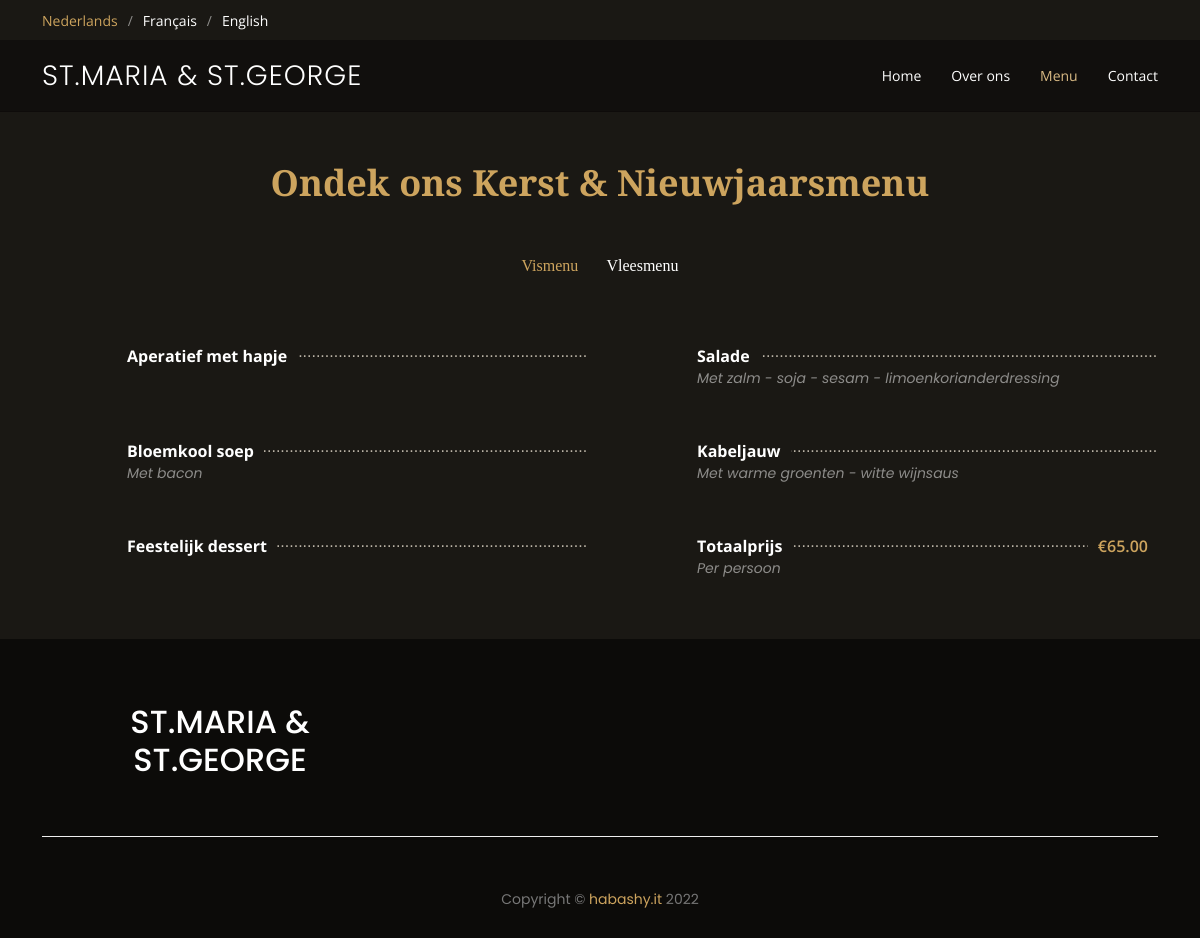
/kerstmenu, run on the app's committed database.
### __init__.py (models this page shows)
class CategoryNLPromo(db.Model):
	cat_id = db.Column(db.Integer, primary_key=True)
	name = db.Column(db.String(250), nullable=False)
	foods = db.relationship("FoodNLPromo", backref="category_nl_promo")

class FoodNLPromo(db.Model):
	id = db.Column(db.Integer, primary_key=True)
	name = db.Column(db.String(250), nullable=False)
	description = db.Column(db.String(250), nullable=True)
	price = db.Column(db.DECIMAL(5, 2), nullable=True)
	cat_id = db.Column(db.Integer, db.ForeignKey("category_nl_promo.cat_id"))

### __init__.py (the view)
@app.route('/kerstmenu')
def kerstmenu_nl():
	return flask.render_template("promoMenuNL.html",
								 all_cat=db.session.query(CategoryNLPromo).all(),
								 food_list=db.session.query(FoodNLPromo))

### templates/promoMenuNL.html (shortened to what this page needs)
<!DOCTYPE html>
<html lang="en">
<head>
    <link rel="stylesheet" type="text/css" href="https://cdn.plyr.io/3.6.8/plyr.css" media="all">
    <link href="../static/assets/vendor/animate.css/animate.min.css" rel="stylesheet">
    <link href="../static/assets/vendor/aos/aos.css" rel="stylesheet">
    <link href="../static/assets/vendor/bootstrap/css/bootstrap.min.css" rel="stylesheet">
    <link href="../static/assets/vendor/bootstrap-icons/bootstrap-icons.css" rel="stylesheet">
    <link href="../static/assets/vendor/boxicons/css/boxicons.min.css" rel="stylesheet">
    <link href="../static/assets/vendor/glightbox/css/glightbox.min.css" rel="stylesheet">
    <link href="../static/assets/vendor/swiper/swiper-bundle.min.css" rel="stylesheet">
    <link href="../static/assets/css/style.css" rel="stylesheet">
<body>
<div id="topbar" class="d-flex align-items-center fixed-top">
    <div class="container d-flex justify-content-center justify-content-md-between">
        <div class="languages d-none d-md-flex align-items-center">
            <ul>
                <li>Nederlands</li>
                <li><a href="{{url_for('fr')}}">Français</a></li>
                <li><a href="{{url_for('eng')}}">English</a></li>
            </ul>
        </div>
    </div>
</div>
<header id="header" class="fixed-top d-flex align-items-center">
    <div class="container-fluid container-xl d-flex align-items-center justify-content-lg-between">
        <h1 class="logo me-auto me-lg-0"><a href="{{url_for('nl')}}">St.Maria & St.George</a></h1>
        <nav id="navbar" class="navbar order-last order-lg-0">
            <ul>
                <li><a class="nav-link scrollto" href="{{url_for('nl')}}#hero">Home</a></li>
                <li><a class="nav-link scrollto" href="{{url_for('nl')}}#about">Over ons</a></li>
                <li><a class="nav-link scrollto active" href="{{url_for('menu_nl')}}">Menu</a></li>
                <li><a class="nav-link scrollto" href="{{url_for('nl')}}#contact">Contact</a></li>
            </ul>
        </nav>
    </div>
</header>
<main id="main">
    <section id="menu" class="menu section-bg">
        <div class="container pt-5" data-aos="fade-up">
            <div class="section-title text-sm-center pt-5">
                <p>Ondek ons Kerst & Nieuwjaarsmenu</p>
            </div>
            <div class="row" data-aos="fade-up" data-aos-delay="100">
                <div class="col-lg-12 d-flex justify-content-center">
                    <ul id="menu-filters">
                        {% for cat in all_cat %}
                            <li data-filter=".filter-{{cat.name.replace(' ', '-').replace('&','-')}}" class="">{{cat.name}}</li>
                        {% endfor %}
                    </ul>
                </div>
            </div>
            <div class="row menu-container" data-aos="fade-up" data-aos-delay="200">
                {% for cat in all_cat %}
                {% set food_list = food_list.filter_by(cat_id=cat.cat_id).all() %}
                {% for food_item in food_list %}
                    <div class="col-lg-6 menu-item filter-{{cat.name.replace(' ', '-').replace('&','-').replace('|','-')}}">
                        <div class="menu-content">
                                <a href="#">{{food_item.name}}</a>
	                        {% if food_item.price %}
		                        <span>€{{food_item.price}}</span>
	                        {% endif %}
                        </div>
                        <div class="menu-ingredients">
                            {% if food_item.description %}
                                {{food_item.description}}
                            {% endif %}
                        </div>
                    </div>
                    {% endfor %}
                {% endfor %}
            </div>
        </div>
    </section>
</main>
{% include "footer.html" %}

### static/assets/css/style.css (style rules this page uses)
body { font-family: "Open Sans", sans-serif; background: #0c0b09; color: #fff; }
a { color: #cda45e; text-decoration: none; }
#topbar { height: 40px; font-size: 14px; transition: all 0.5s; z-index: 996; }
#topbar .languages ul { display: flex; flex-wrap: wrap; list-style: none; padding: 0; margin: 0; color: #cda45e; }
#topbar .languages ul a { color: white; }
#topbar .languages ul li + li { padding-left: 10px; }
#topbar .languages ul li + li::before { display: inline-block; padding-right: 10px; color: rgba(255, 255, 255, 0.5); content: "/"; }
#header { background: rgba(12, 11, 9, 0.6); border-bottom: 1px solid rgba(12, 11, 9, 0.6); transition: all 0.5s; z-index: 997; padding: 15px 0; top: 40px; }
#header .logo { font-size: 28px; margin: 0; padding: 0; line-height: 1; font-weight: 300; letter-spacing: 1px; text-transform: uppercase; font-family: "Poppins", sans-serif; }
#header .logo a { color: #fff; }
.navbar { padding: 0; }
.navbar ul { margin: 0; padding: 0; display: flex; list-style: none; align-items: center; }
.navbar li { position: relative; }
.navbar a, .navbar a:focus { display: flex; align-items: center; justify-content: space-between; padding: 10px 0 10px 30px; color: #fff; white-space: nowrap; transition: 0.3s; font-size: 14px; }
.navbar a:hover, .navbar .active, .navbar .active:focus, .navbar li:hover > a { color: #d9ba85; }
section { padding: 60px 0; overflow: hidden; }
.section-bg { background-color: #1a1814; }
.section-title { padding-bottom: 40px; }
.section-title p { margin: 0; margin: 0; font-size: 36px; font-weight: 700; font-family: "Playfair Display", serif; color: #cda45e; }
.menu #menu-filters { padding: 0; margin: 0 auto 0 auto; list-style: none; text-align: center; border-radius: 50px; }
.menu #menu-filters li { cursor: pointer; display: inline-block; padding: 8px 12px 10px 12px; font-size: 16px; font-weight: 500; line-height: 1; color: #fff; margin-bottom: 10px; transition: all ease-in-out 0.3s; border-radius: 50px; font-family: "Playfair Display", serif; }
.menu #menu-filters li:hover, .menu #menu-filters li.filter-active { color: #cda45e; }
.menu #menu-filters li:last-child { margin-right: 0; }
.menu .menu-item { margin-top: 50px; }
.menu .menu-content { margin-left: 85px; overflow: hidden; display: flex; justify-content: space-between; position: relative; }
.menu .menu-content::after { content: "......................................................................" "...................................................................." "...................................................................."; position: absolute; left: 20px; right: 0; top: -4px; z-index: 1; color: #bab3a6; font-family: Arial, "Helvetica Neue", Helvetica, sans-serif; }
.menu .menu-content a { padding-right: 10px; background: #1a1814; position: relative; z-index: 3; font-weight: 700; color: white; transition: 0.3s; }
.menu .menu-content span { background: #1a1814; position: relative; z-index: 3; padding: 0 10px; font-weight: 600; color: #cda45e; }
.menu .menu-ingredients { margin-left: 85px; font-style: italic; font-size: 14px; font-family: "Poppins", sans-serif; color: rgba(255, 255, 255, 0.5); }

### data on the page
CategoryNLPromo: name "Vismenu"
CategoryNLPromo: name "Vleesmenu"
FoodNLPromo: name "Aperatief met hapje"
FoodNLPromo: name "Salade", description "Met zalm - soja - sesam - limoenkorianderdressing"
FoodNLPromo: name "Bloemkool soep", description "Met bacon"
FoodNLPromo: name "Kabeljauw", description "Met warme groenten - witte wijnsaus"
FoodNLPromo: name "Feestelijk dessert"
FoodNLPromo: name "Totaalprijs", price "65.00", description "Per persoon"
